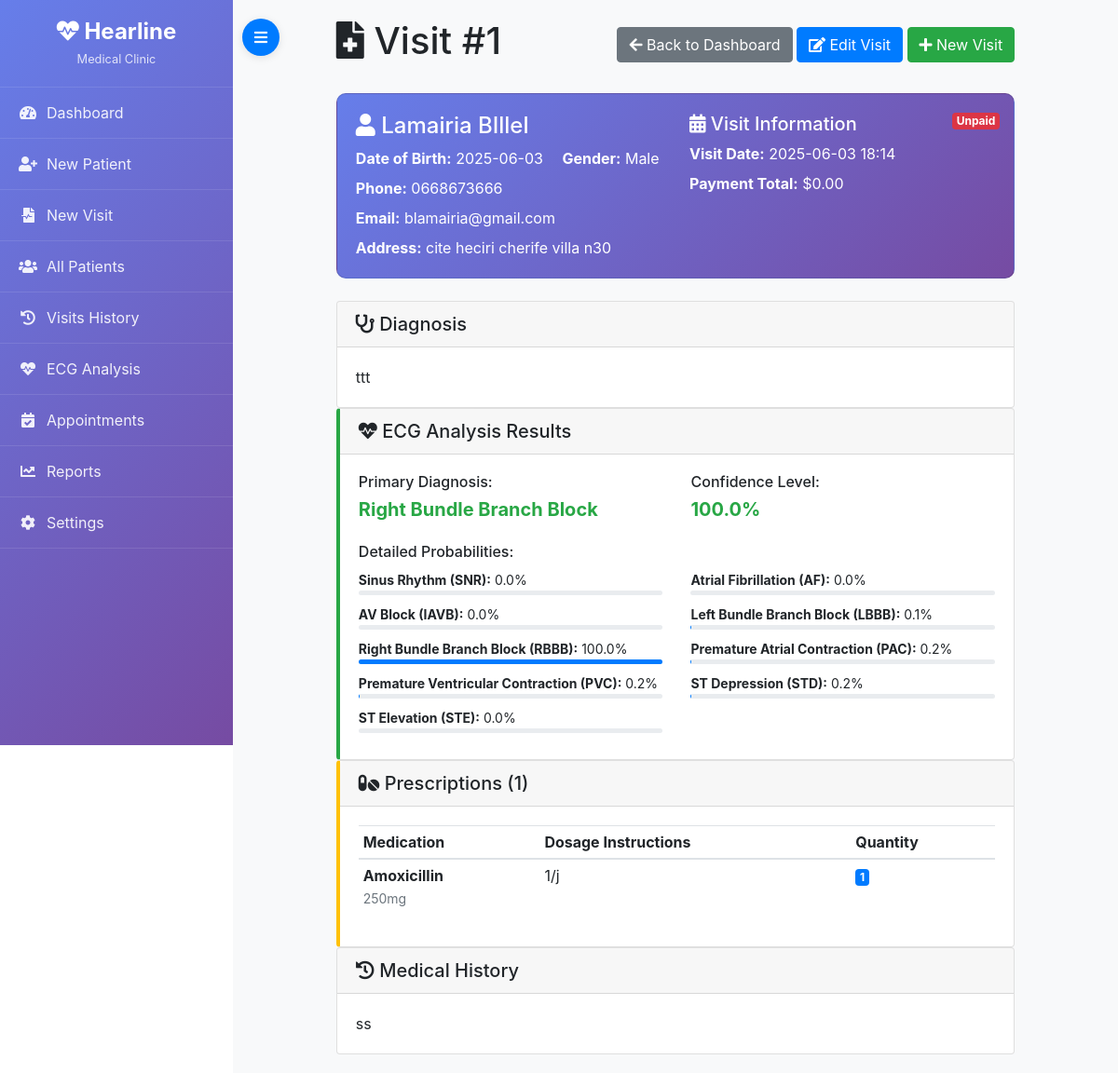
Screenshot of /visit/1 with the database file from the repository.
### models.py (models this page shows)
class Visit(db.Model):
    __tablename__ = "visit"
    id               = db.Column(db.Integer, primary_key=True)
    appointment_id   = db.Column(db.Integer, db.ForeignKey("appointment.id"), nullable=True)
    patient_id       = db.Column(db.Integer, db.ForeignKey("patient.id"), nullable=False)
    doctor_id        = db.Column(db.Integer, db.ForeignKey("doctor.id"), nullable=True)
    visit_date       = db.Column(db.DateTime, nullable=False)
    diagnosis        = db.Column(db.Text, nullable=True)
    follow_up_date   = db.Column(db.DateTime, nullable=True)
    ecg_mat          = db.Column(db.String(256), nullable=True)   # Path to uploaded .mat
    ecg_hea          = db.Column(db.String(256), nullable=True)   # Path to uploaded .hea
    ecg_prediction   = db.Column(JSON, nullable=True)            # e.g. {"AF":0.12, ...}
    payment_total    = db.Column(db.Numeric(10, 2), default=0.00)
    payment_status   = db.Column(db.String(20), default="unpaid")  # "paid"/"partial"/"unpaid"
    payment_remaining= db.Column(db.Numeric(10, 2), default=0.00)
    created_at       = db.Column(db.DateTime, default=datetime.utcnow)
    updated_at       = db.Column(db.DateTime, default=datetime.utcnow, onupdate=datetime.utcnow)
    documents        = db.relationship("VisitDocument", backref="visit", lazy="dynamic")
    prescriptions    = db.relationship("Prescription", backref="visit", lazy="dynamic")

class Patient(db.Model):
    __tablename__ = "patient"
    id               = db.Column(db.Integer, primary_key=True)
    first_name       = db.Column(db.String(50), nullable=False)
    last_name        = db.Column(db.String(50), nullable=False)
    date_of_birth    = db.Column(db.Date, nullable=False)
    gender           = db.Column(db.String(10), nullable=False)  # e.g. "Male"/"Female"/"Other"
    address          = db.Column(db.Text, nullable=True)
    phone            = db.Column(db.String(20), nullable=True)
    email            = db.Column(db.String(120), nullable=True, unique=True)
    medical_history  = db.Column(db.Text, nullable=True)
    created_at       = db.Column(db.DateTime, default=datetime.utcnow)
    updated_at       = db.Column(db.DateTime, default=datetime.utcnow, onupdate=datetime.utcnow)
    visits           = db.relationship("Visit", backref="patient", lazy="dynamic")
    waiting_list     = db.relationship("WaitingListEntry", backref="patient", lazy="dynamic")

class Prescription(db.Model):
    __tablename__ = "prescription"
    id                   = db.Column(db.Integer, primary_key=True)
    visit_id             = db.Column(db.Integer, db.ForeignKey("visit.id"), nullable=False)
    medicament_num_enr   = db.Column(db.String(50), db.ForeignKey("medicament.num_enr"), nullable=False)
    dosage_instructions  = db.Column(db.Text, nullable=False)
    quantity             = db.Column(db.Integer, nullable=False)
    created_at           = db.Column(db.DateTime, default=datetime.utcnow)
    updated_at           = db.Column(db.DateTime, default=datetime.utcnow, onupdate=datetime.utcnow)

class Medicament(db.Model):
    __tablename__ = "medicament"  # Already exists in your DB; do not touch data
    num_enr   = db.Column(db.String(50), primary_key=True)  # key matches your existing table
    nom_com   = db.Column(db.String(100), nullable=False)
    nom_dci   = db.Column(db.String(100), nullable=False)
    dosage    = db.Column(db.String(50), nullable=False)
    unite     = db.Column(db.String(20), nullable=False)
    prescriptions = db.relationship("Prescription", backref="medicament", lazy="dynamic")

### app.py (the view)
@app.route("/visit/<int:visit_id>")
def visit_details(visit_id):
    visit = Visit.query.get_or_404(visit_id)
    prescriptions = visit.prescriptions.all()
    documents = visit.documents.all()
    ecg_analysis = None
    if visit.ecg_prediction:
        class_names = {
            "SNR": "Sinus Rhythm",
            "AF": "Atrial Fibrillation",
            "IAVB": "AV Block",
            "LBBB": "Left Bundle Branch Block",
            "RBBB": "Right Bundle Branch Block",
            "PAC": "Premature Atrial Contraction",
            "PVC": "Premature Ventricular Contraction",
            "STD": "ST Depression",
            "STE": "ST Elevation"
        }
        max_prob_abbr = max(visit.ecg_prediction, key=visit.ecg_prediction.get)
        max_prob_value = visit.ecg_prediction[max_prob_abbr]
        ecg_analysis = {
            "probabilities": visit.ecg_prediction,
            "class_names": class_names,
            "primary_diagnosis": {
                "abbreviation": max_prob_abbr,
                "name": class_names.get(max_prob_abbr, max_prob_abbr),
                "probability": max_prob_value
            }
        }
    return render_template("visit_details.html",
                         visit=visit,
                         prescriptions=prescriptions,
                         documents=documents,
                         ecg_analysis=ecg_analysis)

### templates/visit_details.html (shortened to what this page needs)
{% extends "base.html" %}
{% block content %}
<div class="container-fluid">
  <div class="row">
    <div class="col-lg-10 col-md-12 mx-auto">
      <div class="d-flex justify-content-between align-items-center mb-4">
        <h1><i class="fas fa-file-medical"></i> Visit #{{ visit.id }}</h1>        <div>
          <a href="{{ url_for('index') }}" class="btn btn-secondary">
            <i class="fas fa-arrow-left"></i> Back to Dashboard
          </a>
          <a href="{{ url_for('edit_visit', visit_id=visit.id) }}" class="btn btn-primary">
            <i class="fas fa-edit"></i> Edit Visit
          </a>
          <a href="{{ url_for('create_visit') }}" class="btn btn-success">
            <i class="fas fa-plus"></i> New Visit
          </a>
      </div>
    </div>
    <div class="card patient-info section-card mb-4">
      <div class="card-body position-relative">
        <div class="visit-status">
          <span class="badge {% if visit.payment_status == 'paid' %}badge-success{% elif visit.payment_status == 'partial' %}badge-warning{% else %}badge-danger{% endif %} badge-lg">
            {{ visit.payment_status | capitalize }}
          </span>
        </div>
        <div class="row">
          <div class="col-md-6">
            <h4><i class="fas fa-user"></i> {{ visit.patient.first_name }} {{ visit.patient.last_name }}</h4>
            <p class="mb-2">
              <strong>Date of Birth:</strong> {{ visit.patient.date_of_birth.strftime('%Y-%m-%d') }}
              <span class="ml-3"><strong>Gender:</strong> {{ visit.patient.gender }}</span>
            </p>
            {% if visit.patient.phone %}
              <p class="mb-2"><strong>Phone:</strong> {{ visit.patient.phone }}</p>
            {% endif %}
            {% if visit.patient.email %}
              <p class="mb-2"><strong>Email:</strong> {{ visit.patient.email }}</p>
            {% endif %}
            {% if visit.patient.address %}
              <p class="mb-0"><strong>Address:</strong> {{ visit.patient.address }}</p>
            {% endif %}
          </div>
          <div class="col-md-6">
            <h5><i class="fas fa-calendar-alt"></i> Visit Information</h5>
            <p class="mb-2"><strong>Visit Date:</strong> {{ visit.visit_date.strftime('%Y-%m-%d %H:%M') }}</p>
            <p class="mb-2">
              <strong>Payment Total:</strong> ${{ "%.2f"|format(visit.payment_total) }}
            </p>
          </div>
        </div>
      </div>
    </div>
    <div class="card section-card">
      <div class="card-header">
        <h5 class="mb-0"><i class="fas fa-stethoscope"></i> Diagnosis</h5>
      </div>
      <div class="card-body">
        {% if visit.diagnosis %}
          <p class="mb-0">{{ visit.diagnosis }}</p>
        {% else %}
          <em class="text-muted">No diagnosis recorded for this visit.</em>
        {% endif %}
      </div>
    </div>
    {% if ecg_analysis %}
    <div class="card ecg-card">
      <div class="card-header">
        <h5 class="mb-0"><i class="fas fa-heartbeat"></i> ECG Analysis Results</h5>
      </div>
      <div class="card-body">
        <div class="row mb-3">
          <div class="col-md-6">
            <h6>Primary Diagnosis:</h6>
            <div class="font-weight-bold text-success h5">
              {{ ecg_analysis.primary_diagnosis.name }}
            </div>
          </div>          <div class="col-md-6">
            <h6>Confidence Level:</h6>
            <div class="font-weight-bold h5 {% if ecg_analysis.primary_diagnosis.probability > 0.7 %}text-success{% elif ecg_analysis.primary_diagnosis.probability > 0.5 %}text-warning{% else %}text-danger{% endif %}">
              {{ "%.1f"|format(ecg_analysis.primary_diagnosis.probability * 100) }}%
            </div>
          </div>
        </div>        <h6>Detailed Probabilities:</h6>
        <div class="row">
          {% for abbr, prob in ecg_analysis.probabilities.items() %}
            {% set prob_percent = "%.1f"|format(prob * 100) %}
            <div class="col-md-6 mb-2">
              <small><strong>{{ ecg_analysis.class_names[abbr] }} ({{ abbr }}):</strong> {{ prob_percent }}%</small>
              <div class="progress" style="height: 5px;">
                <div class="progress-bar" role="progressbar" style="width: {{ prob_percent }}%"></div>
              </div>
            </div>
          {% endfor %}
        </div>
      </div>
    </div>
    {% endif %}
    {% if prescriptions %}
    <div class="card prescription-card">
      <div class="card-header">
        <h5 class="mb-0"><i class="fas fa-pills"></i> Prescriptions ({{ prescriptions|length }})</h5>
      </div>
      <div class="card-body">
        <div class="table-responsive">
          <table class="table table-sm">
            <thead>
              <tr>
                <th>Medication</th>
                <th>Dosage Instructions</th>
                <th>Quantity</th>
              </tr>
            </thead>
            <tbody>
              {% for prescription in prescriptions %}
                <tr>
                  <td>
                    <strong>{{ prescription.medicament.nom_com if prescription.medicament else 'Unknown' }}</strong>
                    {% if prescription.medicament %}
                      <br><small class="text-muted">{{ prescription.medicament.dosage }}{{ prescription.medicament.unite }}</small>
                    {% endif %}
                  </td>
                  <td>{{ prescription.dosage_instructions }}</td>
                  <td><span class="badge badge-primary">{{ prescription.quantity }}</span></td>
                </tr>
              {% endfor %}
            </tbody>
          </table>
        </div>
      </div>
    </div>
    {% endif %}
    {% if visit.patient.medical_history %}
    <div class="card section-card">
      <div class="card-header">
        <h5 class="mb-0"><i class="fas fa-history"></i> Medical History</h5>
      </div>
      <div class="card-body">
        <p class="mb-0">{{ visit.patient.medical_history }}</p>
      </div>
    </div>
    {% endif %}
  </div>
</div>
{% endblock %}

### rows the page displays
Visit: id "1", payment_status "Unpaid", visit_date "2025-06-03 18:14", payment_total "0.00", diagnosis "ttt"
Patient: patient.first_name "Lamairia", patient.last_name "BIllel", patient.date_of_birth "2025-06-03", patient.gender "Male", patient.phone "0668673666", patient.email "blamairia@gmail.com", patient.address "cite heciri cherife villa n30", patient.medical_history "ss"
Prescription: medicament "Amoxicillin", medicament.dosage "250", medicament.unite "mg", dosage_instructions "1/j", quantity "1"

### other values shown
{{ ecg_analysis.primary_diagnosis.name }} "Right Bundle Branch Block"
{{ "%.1f"|format(ecg_analysis.primary_diagnosis.probability * 100) }} "100.0"
{{ ecg_analysis.class_names[abbr] }} "Sinus Rhythm" "Atrial Fibrillation" "AV Block" "Left Bundle Branch Block" "Right Bundle Branch Block" "Premature Atrial Contraction" "Premature Ventricular Contraction" "ST Depression" "ST Elevation"
{{ abbr }} "SNR" "AF" "IAVB" "LBBB" "RBBB" "PAC" "PVC" "STD" "STE"
{{ prob_percent }} "0.0" "0.0" "0.0" "0.1" "100.0" "0.2" "0.2" "0.2" "0.0"
{{ prescriptions|length }} "1"
